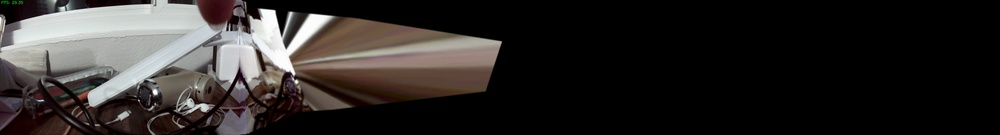
#> input picture mini-project5/panorama.jpg, 1000 x 135 px, shrunk from 8000 x 1080 before the run
$ python -i WebCam.py   (imports and definitions only)
#> lines starting #> are read from the running program, lines starting #| are printed output that depends on the picture; after the words box and inside, x2 and y2 are one past the last pixel; in counts of white or black regions, pixels touching at a corner belong together
#> further down, picture is the input picture: shape (135, 1000, 3); mean B, G, R 41.2, 42.8, 46.2
# Import necessary packages
import cv2
import time
import numpy as np

# Calculate FPS averaged over the given time interval (default: 1 second).
# [187 lines left out: functions calculate_fps, get_panorama_dimensions, blend_images, stitch_images, save_panorama, not called in this run]

def crop_black_area(stitched_image):
    '''
    Args:
    - stitched_image: the stitched panorama image with black areas

    This function crops out the black areas from the panorama image to focus only on the non-black regions.

    Returns:
    - cropped_image: the cropped image without black borders
    '''
    # Convert to grayscale
    gray = cv2.cvtColor(stitched_image, cv2.COLOR_BGR2GRAY)
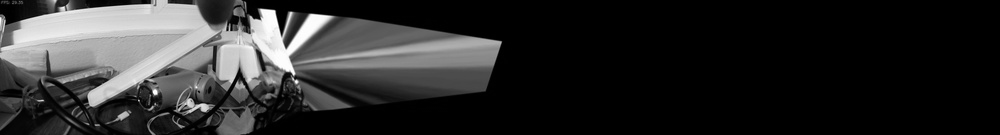
#> gray: shape (135, 1000); min 0, max 255, mean 43.6

    # Create a mask where the non-black pixels are set to 1
    _, thresh = cv2.threshold(gray, 1, 255, cv2.THRESH_BINARY)
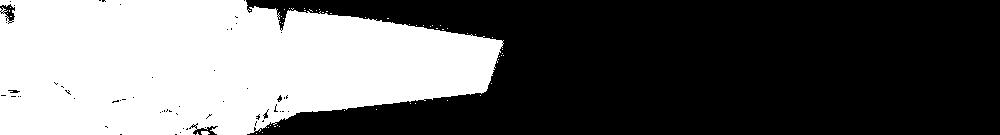
#> thresh: shape (135, 1000); 40.1% white; 56 white regions (54 under 20 px)

    # Find contours of the non-black areas
    contours, _ = cv2.findContours(thresh, cv2.RETR_EXTERNAL, cv2.CHAIN_APPROX_SIMPLE)
#> contours = 56 contours, 54 with area under 20; largest, box (x1, y1, x2, y2) and area: (0, 0, 504, 135) 53630, (201, 131, 210, 135) 20

    # Find the largest contour
    if contours:
        cnt = max(contours, key=cv2.contourArea)
#> cnt = contour of 463 points, box (x1, y1, x2, y2) (0, 0, 504, 135), area 53630
        x, y, w, h = cv2.boundingRect(cnt)
#> x = 0; y = 0; w = 504; h = 135
        # Crop the original stitched image
        cropped_image = stitched_image[y:y + h, x:x + w]
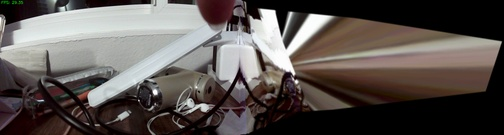
#> cropped_image: shape (135, 504, 3); mean B, G, R 81.7, 84.9, 91.7
        return cropped_image
    else:
        return stitched_image

# [75 lines left out: function main, not called in this run]

# Run the main function
# [2 lines not run here, left out]

>>> import cv2
>>> picture = cv2.imread('panorama.jpg')
>>> result = crop_black_area(picture)
